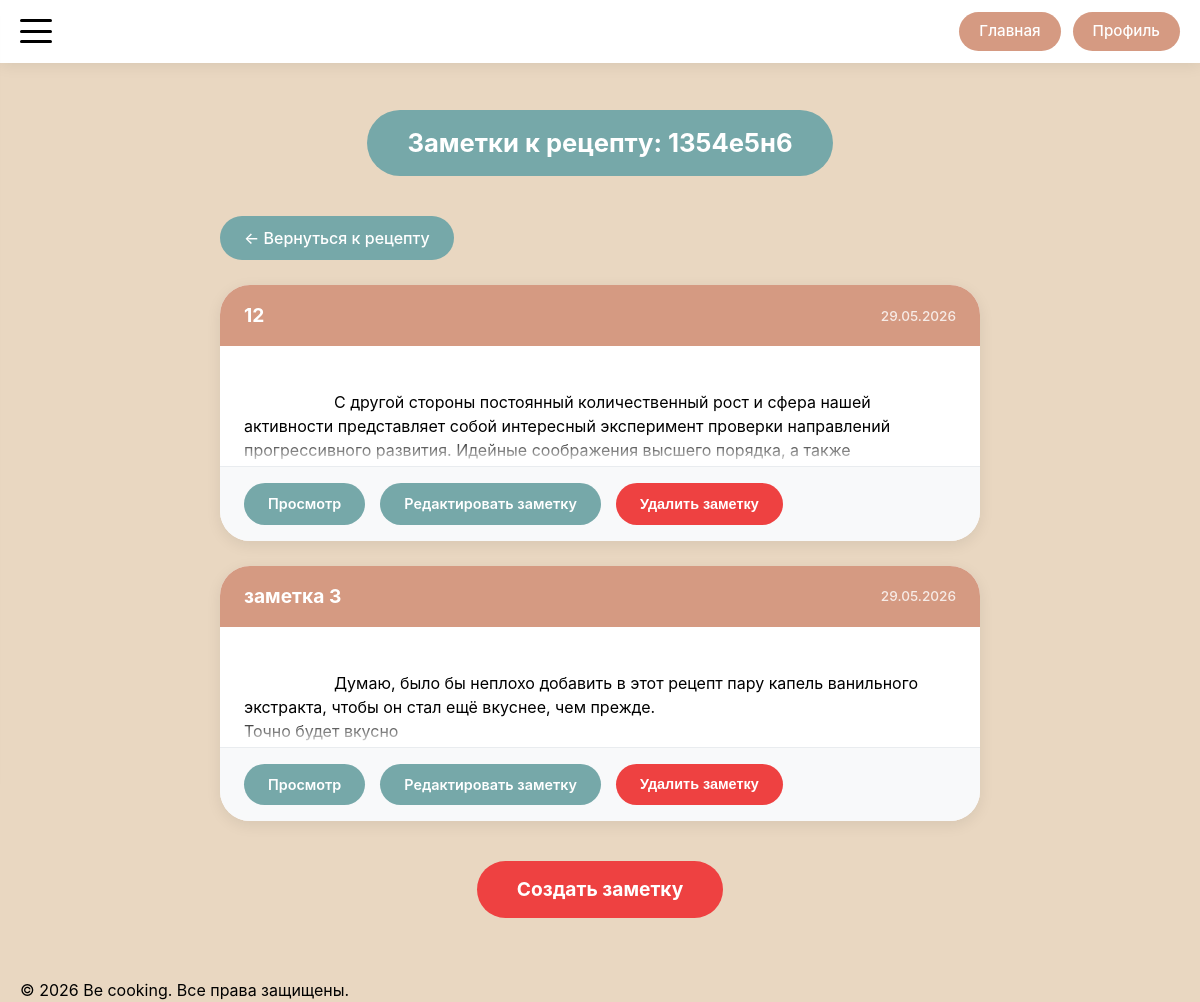
/recipes/5/notes (signed in), run on the app's committed database.
### models.py (models this page shows)
class Recipe(db.Model):
    __tablename__ = 'recipe'
    id = db.Column(db.Integer, primary_key=True)
    title = db.Column(db.String(200), nullable=False)
    description = db.Column(db.Text)
    author_id = db.Column(db.Integer, db.ForeignKey('user.id'), nullable=False)
    status = db.Column(db.Enum(RecipeStatusEnum), nullable=False, default=RecipeStatusEnum.PENDING)
    created_at = db.Column(db.DateTime, default=datetime.utcnow)
    updated_at = db.Column(db.DateTime, default=datetime.utcnow, onupdate=datetime.utcnow)
    main_image_url = db.Column(db.String(300))
    calories = db.Column(db.Float, nullable=True)
    proteins = db.Column(db.Float, nullable=True)
    fats = db.Column(db.Float, nullable=True)
    carbohydrates = db.Column(db.Float, nullable=True)
    ingredients = db.Column(db.JSON)  # В SQLAlchemy JSON может хранить массивы
    steps = db.relationship('RecipeStep', backref='recipe', lazy='dynamic', cascade='all, delete-orphan')
    comments = db.relationship('Comment', backref='recipe', lazy='dynamic', cascade='all, delete-orphan')
    notes = db.relationship('Note', backref='recipe', lazy='dynamic', cascade='all, delete-orphan')
    favorites = db.relationship('Favorite', backref='recipe', lazy='dynamic', cascade='all, delete-orphan')
    cart_items = db.relationship('CartItem', backref='recipe', lazy='dynamic', cascade='all, delete-orphan')

class Note(db.Model):
    __tablename__ = 'note'
    id = db.Column(db.Integer, primary_key=True)
    user_id = db.Column(db.Integer, db.ForeignKey('user.id'), nullable=False)
    recipe_id = db.Column(db.Integer, db.ForeignKey('recipe.id'), nullable=False)
    title = db.Column(db.String(100), nullable=False)
    text = db.Column(db.Text, nullable=False)
    created_at = db.Column(db.DateTime, default=datetime.utcnow)
    updated_at = db.Column(db.DateTime, default=datetime.utcnow, onupdate=datetime.utcnow)

### routes/recipe_routes.py (the view)
@app.route('/recipes/<int:recipe_id>/notes')
@login_required
def recipe_notes(recipe_id):
    recipe = Recipe.query.get_or_404(recipe_id)
    notes = Note.query.filter_by(
        user_id=current_user.id,
        recipe_id=recipe_id
    ).order_by(Note.updated_at.desc()).all()
    return render_template(
        'recipes/recipe_notes.html',
        recipe=recipe,
        notes=notes
    )

### app.py (called while the page is built)
@login_manager.user_loader
def load_user(user_id):
    return User.query.get(int(user_id))

@app.context_processor
def inject_enums():
    return dict(UserRoleEnum=UserRoleEnum)

### templates/recipes/recipe_notes.html (shortened to what this page needs)
{% extends 'base/base.html' %}
{% block main_class %}notes-main{% endblock %}
{% block container_class %}notes-container{% endblock %}
{% block content %}
<div class="notes-header-wrapper">
    <div class="notes-header-pill">Заметки к рецепту: {{ recipe.title }}</div>
</div>
<div class="notes-back-to-recipe">
    <a href="{{ url_for('recipe_detail', recipe_id=recipe.id) }}" class="back-to-recipe-btn">
        ← Вернуться к рецепту
    </a>
</div>
<div class="notes-list">
    {% for note in notes %}
    <div class="note-card">
        <div class="note-card-header">
            <h3 class="note-title">{{ note.title }}</h3>
            <div class="note-date">
                {{ note.updated_at.strftime('%d.%m.%Y') if note.updated_at else note.created_at.strftime('%d.%m.%Y') }}
            </div>
        </div>
        <div class="note-card-body">
            <div class="note-text-wrapper">
                <p class="note-text">
                    {{ note.text|trim }}
                </p>
            </div>
        </div>
        <div class="note-card-footer">
            <a href="{{ url_for('view_note', note_id=note.id) }}" class="note-btn note-btn-view">Просмотр</a>
            <a href="{{ url_for('edit_note', note_id=note.id) }}" class="note-btn note-btn-edit">Редактировать заметку</a>
            <button type="button" class="note-btn note-btn-delete"
                    data-note-id="{{ note.id }}"
                    data-note-title="{{ note.title }}">
                Удалить заметку
            </button>
        </div>
    </div>
    {% else %}
    <div class="notes-empty">
        <div class="notes-empty-text">У вас пока нет заметок</div>
    </div>
    {% endfor %}
</div>
<div class="notes-footer">
    <a href="{{ url_for('create_note', recipe_id=recipe.id) }}" class="notes-create-btn">Создать заметку</a>
</div>
{% endblock %}

### data on the page
Recipe: title "1354е5н6"
Note: title "12", updated_at "29.05.2026", text "С другой стороны постоянный количественный рост и сфера нашей активности представляет собой интересный эксперимент проверки направлений прогрессивного развития. Идейные соображения высшего порядка, а также…"
Note: title "заметка 3", updated_at "29.05.2026", text "Думаю, было бы неплохо добавить в этот рецепт пару капель ванильного экстракта, чтобы он стал ещё вкуснее, чем прежде. Точно будет вкусно…"

### other printed values
{{ now.year if now else '2026' }} "2026"
